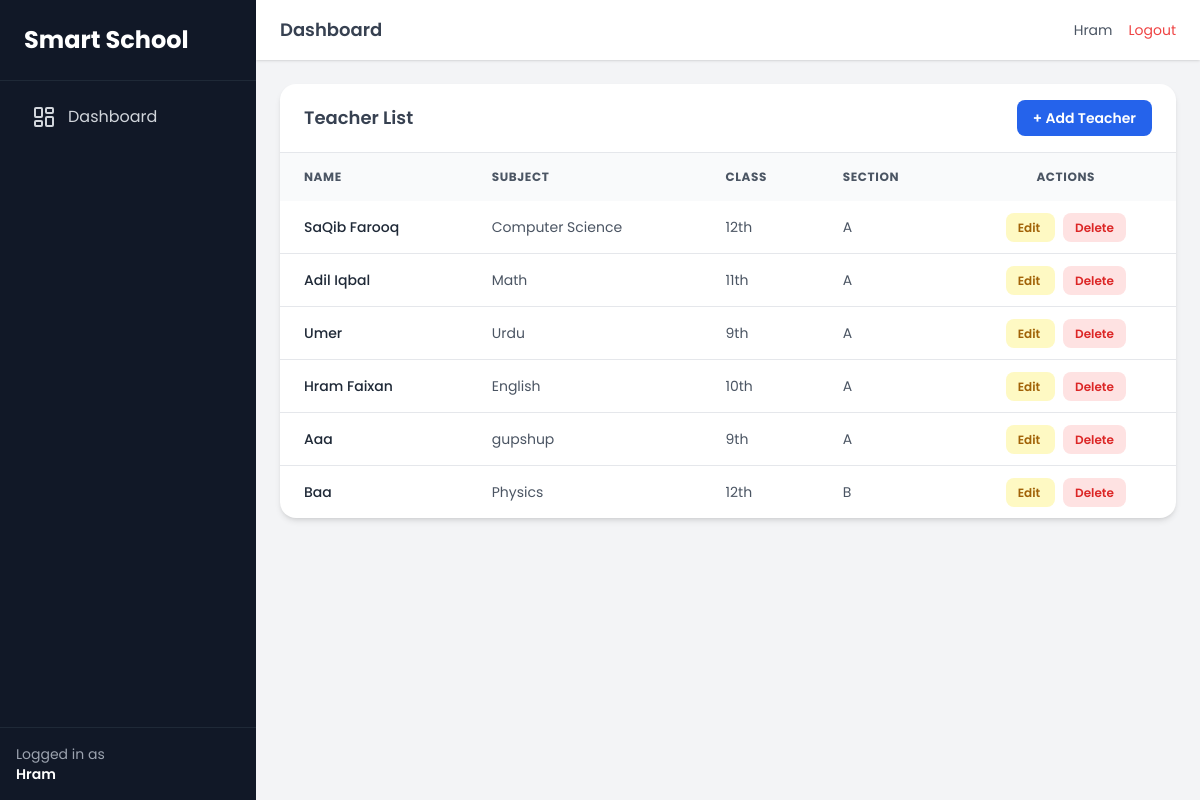
Page /teacher-list/ (signed in) on the committed database.
### students/models.py (models this page shows, shortened)
class Teacher(models.Model):
    user = models.OneToOneField(User, on_delete=models.CASCADE, null=True, blank=True)
    name = models.CharField(max_length=100)
    subject = models.CharField(max_length=50)
    class_obj = models.ForeignKey(Class, on_delete=models.CASCADE)
    section = models.ForeignKey(Section, on_delete=models.CASCADE)

class Class(models.Model):
    name = models.CharField(max_length=50)

class Section(models.Model):
    name = models.CharField(max_length=10)
    class_obj = models.ForeignKey(Class, on_delete=models.CASCADE)

### students/views.py (the view)
# urls.py: path('teacher-list/', views.teacher_list, name='teacher_list'),
@login_required
def teacher_list(request):
    teachers = Teacher.objects.select_related('class_obj', 'section')
    return render(request, 'teachers/teacher_list.html', {'teachers': teachers})

### templates/teachers/teacher_list.html
{% extends 'base.html' %}
{% block content %}
<div class="bg-white rounded-2xl shadow-md overflow-hidden">
    <div class="flex justify-between items-center px-6 py-4 border-b">
        <h2 class="text-lg font-semibold text-gray-700">Teacher List</h2>
        <a href="{% url 'students:add_teacher' %}"
           class="px-4 py-2 bg-blue-600 text-white rounded-lg hover:bg-blue-700 transition text-sm font-semibold">
            + Add Teacher
        </a>
    </div>
    <div class="overflow-x-auto">
        <table class="w-full text-sm text-left">
            <thead class="bg-gray-50 text-gray-600 uppercase text-xs tracking-wider">
                <tr>
                    <th class="px-6 py-4">Name</th>
                    <th class="px-6 py-4">Subject</th>
                    <th class="px-6 py-4">Class</th>
                    <th class="px-6 py-4">Section</th>
                    <th class="px-6 py-4 text-center">Actions</th>
                </tr>
            </thead>
            <tbody class="divide-y">
                {% for t in teachers %}
                <tr class="hover:bg-gray-50 transition duration-200">
                    <td class="px-6 py-4 font-medium text-gray-800">
                        {{ t.name }}
                    </td>
                    <td class="px-6 py-4 text-gray-600">
                        {{ t.subject }}
                    </td>
                    <td class="px-6 py-4 text-gray-600">
                        {{ t.class_obj.name }}
                    </td>
                    <td class="px-6 py-4 text-gray-600">
                        {{ t.section.name }}
                    </td>
                    <td class="px-6 py-4 text-center space-x-2">
                        <a href="{% url 'students:edit_teacher' t.id %}"
                           class="px-3 py-1.5 bg-yellow-100 text-yellow-700 rounded-lg hover:bg-yellow-200 transition text-xs font-semibold">
                            Edit
                        </a>
                        <a href="{% url 'students:delete_teacher' t.id %}"
                           class="px-3 py-1.5 bg-red-100 text-red-600 rounded-lg hover:bg-red-200 transition text-xs font-semibold">
                            Delete
                        </a>
                    </td>
                </tr>
                {% empty %}
                <tr>
                    <td colspan="5" class="text-center py-6 text-gray-400">
                        No teachers found
                    </td>
                </tr>
                {% endfor %}
            </tbody>
        </table>
    </div>
</div>
{% endblock %}

### templates/base.html (shortened to what this page needs)
<!DOCTYPE html>
<html lang="en">
<head>
    <script src="https://cdn.tailwindcss.com"></script>
</head>
<body class="bg-gray-100">
<div class="flex min-h-screen">
<aside class="w-64 bg-gray-900 text-gray-300 flex flex-col">
    <div class="p-6 text-2xl font-bold text-white border-b border-gray-800">
        Smart School
    </div>
    <nav class="flex-1 p-4 space-y-2">
        <a href="{% url 'students:dashboard' %}"
           class="flex items-center gap-3 px-4 py-2 rounded-lg hover:bg-gray-800 transition
           {% if request.path == '/' %} bg-gray-800 text-white {% endif %}">
            <i data-lucide="layout-dashboard"></i>
            Dashboard
        </a>
    </nav>
    <div class="p-4 border-t border-gray-800 text-sm text-gray-400">
        Logged in as <br>
        <span class="text-white font-semibold">
            {{ request.user.username }}
        </span>
    </div>
</aside>
    <div class="flex-1 flex flex-col">
        <header class="bg-white shadow px-6 py-4 flex justify-between items-center">
            <h1 class="text-lg font-semibold text-gray-700">
                Dashboard
            </h1>
            <div class="flex items-center space-x-4">
                <span class="text-gray-600 text-sm">
                    {{ request.user.username }}
                </span>
                <a href="{% url 'logout' %}"
                   class="text-red-500 hover:underline text-sm">
                    Logout
                </a>
            </div>
        </header>
        <main class="p-6">
            {% block content %}
            {% endblock %}
        </main>
    </div>
</div>
</body>
</html>

### templates/base.html (style rules this page uses)
body { font-family: 'Poppins', sans-serif; }

### rows in the picture
Teacher: name "SaQib Farooq", subject "Computer Science", class_obj.name "12th", section.name "A"
Teacher: name "Adil Iqbal", subject "Math", class_obj.name "11th", section.name "A"
Teacher: name "Umer", subject "Urdu", class_obj.name "9th", section.name "A"
Teacher: name "Hram Faixan", subject "English", class_obj.name "10th", section.name "A"
Teacher: name "Aaa", subject "gupshup", class_obj.name "9th", section.name "A"
Teacher: name "Baa", subject "Physics", class_obj.name "12th", section.name "B"

### other values in the picture
{{ request.user.username }} "Hram"
